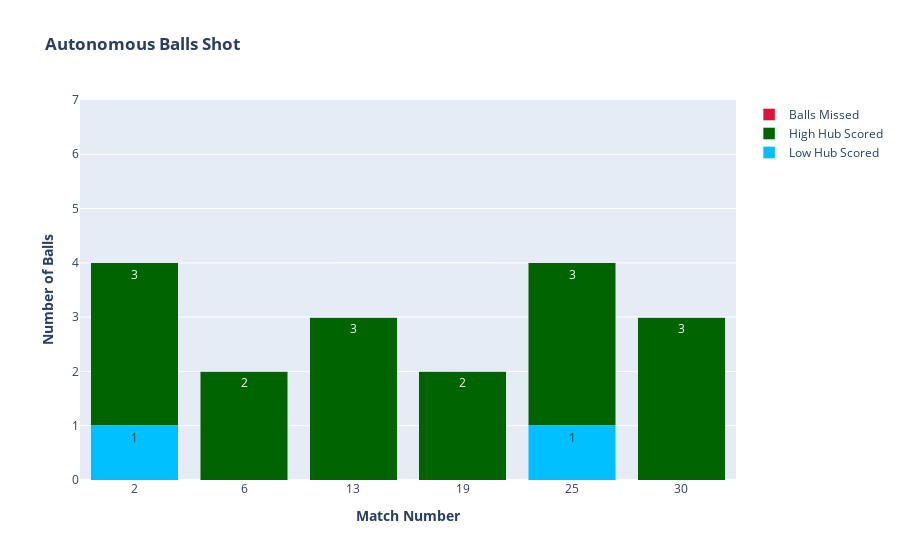

Notebook code cell kept with this figure:
### Code cell
auto_low_trace = go.Bar(
		x=x,
		y=team_raw_data['Auto Lower Hub Scored'],
		name='Low Hub Scored',
		text=team_raw_data['Auto Lower Hub Scored'],
		textposition='auto',
		hovertemplate = 
		"Low: %{y}"+
		"<extra></extra>",
		marker_color='deepskyblue') 

auto_high_trace = go.Bar(
	x=x,
	y=team_raw_data['Auto Upper Hub Scored'],
	name='High Hub Scored',
	text=team_raw_data['Auto Upper Hub Scored'],
	textposition='auto',
	hovertemplate = 
	"High: %{y}"+
	"<extra></extra>",
	marker_color='darkgreen') 

auto_miss_trace = go.Bar(
	x=x,
	y=team_raw_data['Auto Upper Hub Missed'],
	name='Balls Missed',
	text=team_raw_data['Auto Upper Hub Missed'],
	textposition='auto',
	hovertemplate = 
	"Missed: %{y}"+
	"<extra></extra>",
	marker_color='crimson') 

auto_balls_data = [auto_low_trace, auto_high_trace, auto_miss_trace]

auto_balls_layout = go.Layout(barmode='stack', title_text='<b>Autonomous Balls Shot</b>')
# print(auto_balls_data)
auto_balls_fig = go.Figure(
	data=auto_balls_data, 
	layout=auto_balls_layout)

auto_balls_fig.update_yaxes(
		range=[0,7],
		title_text="<b>Number of Balls</b>")


auto_balls_fig.update_xaxes(
	type='category',
	title_text="<b>Match Number</b>")

### Figure 1 — Plotly figure (JSON) as saved in the notebook; plotly's stock layout.template omitted (floating-point values rounded to 4 significant figures)
{"data": [{"hovertemplate": "Low: %{y}<extra></extra>", "marker": {"color": "deepskyblue"}, "name": "Low Hub Scored", "text": [1, 0, 0, 0, 1, 0], "textposition": "auto", "type": "bar", "x": [2, 6, 13, 19, 25, 30], "y": [1, 0, 0, 0, 1, 0]}, {"hovertemplate": "High: %{y}<extra></extra>", "marker": {"color": "darkgreen"}, "name": "High Hub Scored", "text": [3, 2, 3, 2, 3, 3], "textposition": "auto", "type": "bar", "x": [2, 6, 13, 19, 25, 30], "y": [3, 2, 3, 2, 3, 3]}, {"hovertemplate": "Missed: %{y}<extra></extra>", "marker": {"color": "crimson"}, "name": "Balls Missed", "text": [0, 0, 0, 0, 0, 0], "textposition": "auto", "type": "bar", "x": [2, 6, 13, 19, 25, 30], "y": [0, 0, 0, 0, 0, 0]}], "layout": {"barmode": "stack", "title": {"text": "<b>Autonomous Balls Shot</b>"}, "xaxis": {"title": {"text": "<b>Match Number</b>"}, "type": "category"}, "yaxis": {"range": [0, 7], "title": {"text": "<b>Number of Balls</b>"}}}}
